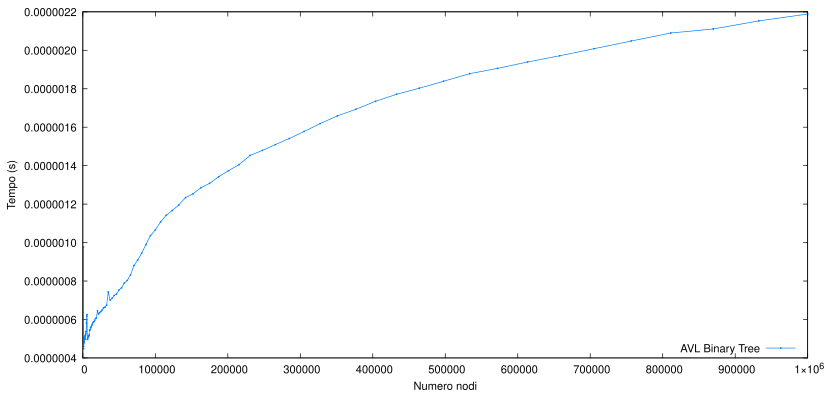

Recreate this plot in gnuplot.
set xlabel 'Numero nodi'
set ylabel 'Tempo (s)'
set key right bottom
set terminal pdf size 21cm,10cm enhanced color rounded \
    font 'Helvetica,12'
set output 'avl_mean.pdf'
plot "output_mean.txt" using 1:4 with linespoints pt 5 ps 0.1 lw 1 lc "web-blue" title "AVL Binary Tree"
